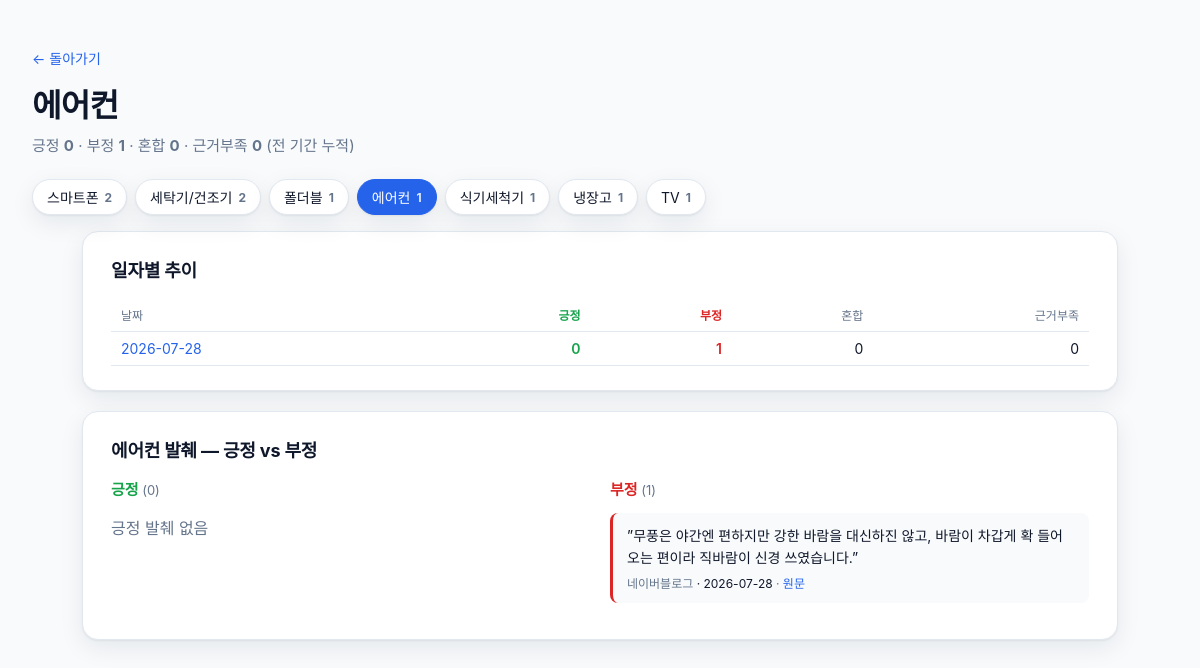
The page /category/에어컨 on the database its author committed.
### tables this page shows
CREATE TABLE category_sentiment (
  date TEXT NOT NULL,
  category TEXT NOT NULL,
  positive INTEGER NOT NULL,
  negative INTEGER NOT NULL,
  mixed INTEGER NOT NULL,
  unclear INTEGER NOT NULL,
  PRIMARY KEY (date, category)
);

CREATE TABLE excerpts (
  id INTEGER PRIMARY KEY AUTOINCREMENT,
  date TEXT NOT NULL,
  sentiment TEXT NOT NULL CHECK(sentiment IN ('positive','negative')),
  category TEXT NOT NULL,
  source TEXT,
  text TEXT NOT NULL,
  url TEXT
);

### viewer/app.py (the view)
@app.get("/category/{category:path}", response_class=HTMLResponse)
def category_detail(request: Request, category: str):
    data = fetch_category(category)
    return templates.TemplateResponse(
        request,
        "category.html",
        {"category": category, "categories": fetch_categories(), **data},
    )

### viewer/templates/category.html (shortened to what this page needs)
<!doctype html>
<html lang="ko">
<head>
  <link rel="stylesheet" href="/static/style.css" />
</head>
<body>
  <header class="page-header detail">
    <a class="back" href="/">← 돌아가기</a>
    <h1>{{ category }}</h1>
    <p class="subtitle">
      긍정 <strong class="pos">{{ totals.positive }}</strong> ·
      부정 <strong class="neg">{{ totals.negative }}</strong> ·
      혼합 <strong>{{ totals.mixed }}</strong> ·
      근거부족 <strong>{{ totals.unclear }}</strong>
      <span class="muted">(전 기간 누적)</span>
    </p>
  </header>
  {% if categories %}
  <nav class="cat-nav">
    {% for c in categories %}
      <a class="cat-chip {% if c.category == category %}on{% endif %}" href="/category/{{ c.category }}">
        {{ c.category }} <span class="cnt">{{ c.total }}</span>
      </a>
    {% endfor %}
  </nav>
  {% endif %}
  <main class="detail-main">
    <section class="block">
      <h2>일자별 추이</h2>
      <table class="matrix">
        <thead>
          <tr>
            <th>날짜</th>
            <th class="pos">긍정</th>
            <th class="neg">부정</th>
            <th>혼합</th>
            <th>근거부족</th>
          </tr>
        </thead>
        <tbody>
          {% for row in by_day %}
          <tr>
            <td><a href="/day/{{ row.date }}">{{ row.date }}</a></td>
            <td class="pos">{{ row.positive }}</td>
            <td class="neg">{{ row.negative }}</td>
            <td>{{ row.mixed }}</td>
            <td>{{ row.unclear }}</td>
          </tr>
          {% endfor %}
        </tbody>
      </table>
    </section>
    <section class="block excerpts">
      <h2>{{ category }} 발췌 — 긍정 vs 부정</h2>
      <div class="two-col">
        <div class="col pos-col">
          <h3>긍정 <span class="count">({{ excerpts_positive|length }})</span></h3>
          {% if excerpts_positive %}
            {% for e in excerpts_positive %}
            <article class="excerpt pos">
              <blockquote>”{{ e.text|mask_store }}”</blockquote>
              <div class="meta">
                <span class="src">{{ e.source|fmt_source or "출처 미상" }}</span>
                <span class="cat">· {{ e.date }}</span>
                {% if e.url %}
                  · <a href="{{ e.url }}" target="_blank" rel="noopener">원문</a>
                {% endif %}
              </div>
            </article>
            {% endfor %}
          {% else %}
            <p class="muted">긍정 발췌 없음</p>
          {% endif %}
        </div>
        <div class="col neg-col">
          <h3>부정 <span class="count">({{ excerpts_negative|length }})</span></h3>
          {% if excerpts_negative %}
            {% for e in excerpts_negative %}
            <article class="excerpt neg">
              <blockquote>”{{ e.text|mask_store }}”</blockquote>
              <div class="meta">
                <span class="src">{{ e.source|fmt_source or "출처 미상" }}</span>
                <span class="cat">· {{ e.date }}</span>
                {% if e.url %}
                  · <a href="{{ e.url }}" target="_blank" rel="noopener">원문</a>
                {% endif %}
              </div>
            </article>
            {% endfor %}
          {% else %}
            <p class="muted">부정 발췌 없음</p>
          {% endif %}
        </div>
      </div>
    </section>
  </main>
</body>
</html>

### viewer/static/style.css (style rules this page uses)
:root { --pos: #16a34a; --neg: #dc2626; --warn: #d97706; --ink: #0f172a; --muted: #64748b; --bg: #f8fafc; --card: #ffffff; --line: #e2e8f0; --accent: #2563eb; --shadow: 0 1px 2px rgba(15,23,42,.06), 0 8px 24px rgba(15,23,42,.08); }
* { box-sizing: border-box; }
html, body { margin: 0; padding: 0; background: var(--bg); color: var(--ink); font-family: "Apple SD Gothic Neo", "맑은 고딕", "Malgun Gothic", -apple-system, BlinkMacSystemFont, "Segoe UI", Roboto, "Helvetica Neue", Arial, sans-serif; -webkit-font-smoothing: antialiased; }
a { color: var(--accent); text-decoration: none; }
.page-header { padding: 48px 32px 24px; max-width: 1280px; margin: 0 auto; }
.page-header h1 { font-size: 32px; margin: 0 0 8px; letter-spacing: -0.02em; }
.page-header .subtitle { margin: 0; color: var(--muted); font-size: 15px; }
.page-header.detail .back { display: inline-block; margin-bottom: 12px; font-size: 14px; }
.muted { color: var(--muted); }
.detail-main { max-width: 1100px; margin: 0 auto; padding: 0 32px 64px; }
.block { background: var(--card); border: 1px solid var(--line); border-radius: 16px; padding: 24px 28px; margin-bottom: 20px; box-shadow: var(--shadow); }
.block h2 { margin: 0 0 16px; font-size: 18px; letter-spacing: -0.01em; }
.matrix { width: 100%; border-collapse: collapse; font-size: 14px; }
.matrix th, .matrix td { padding: 8px 10px; text-align: right; border-bottom: 1px solid var(--line); }
.matrix th:first-child, .matrix td:first-child { text-align: left; }
.matrix th { color: var(--muted); font-weight: 500; font-size: 12px; }
.matrix .pos { color: var(--pos); font-weight: 600; }
.matrix .neg { color: var(--neg); font-weight: 600; }
.two-col { display: grid; grid-template-columns: 1fr 1fr; gap: 20px; }
.pos-col h3 { color: var(--pos); }
.neg-col h3 { color: var(--neg); }
.col h3 { margin: 0 0 14px; font-size: 15px; }
.count { color: var(--muted); font-weight: 400; font-size: 13px; }
.excerpt { border-left: 3px solid var(--line); background: #f8fafc; border-radius: 8px; padding: 12px 14px; margin-bottom: 12px; }
.excerpt.neg { border-left-color: var(--neg); }
.excerpt blockquote { margin: 0 0 6px; font-size: 14px; line-height: 1.55; }
.excerpt .meta { font-size: 12px; color: var(--muted); }
.excerpt .cat { color: var(--ink); }
.cat-nav { max-width: 1280px; margin: 0 auto 8px; padding: 0 32px 8px; display: flex; flex-wrap: wrap; gap: 8px; }
.cat-chip { display: inline-flex; align-items: center; gap: 6px; padding: 7px 14px; background: var(--card); border: 1px solid var(--line); border-radius: 999px; box-shadow: var(--shadow); font-size: 14px; color: var(--ink); }
.cat-chip.on { background: var(--accent); color: #fff; border-color: var(--accent); }
.cat-chip .cnt { font-size: 12px; font-weight: 700; color: var(--muted); }
.cat-chip.on .cnt { color: #dbeafe; }

### rows shown on the page
category_sentiment: category "스마트폰", total "2"
category_sentiment: category "세탁기/건조기", total "2"
category_sentiment: category "폴더블", total "1"
category_sentiment: category "에어컨", total "1", date "2026-07-28", positive "0", negative "1", mixed "0", unclear "0"
category_sentiment: category "식기세척기", total "1"
category_sentiment: category "냉장고", total "1"
excerpts: text|mask_store "무풍은 야간엔 편하지만 강한 바람을 대신하진 않고, 바람이 차갑게 확 들어오는 편이라 직바람이 신경 쓰였습니다.", source|fmt_source "네이버블로그", date "2026-07-28"

### other values the page prints
{{ category }} "에어컨"
{{ totals.positive }} "0"
{{ totals.negative }} "1"
{{ totals.mixed }} "0"
{{ totals.unclear }} "0"
{{ c.category }} "TV"
{{ c.total }} "1"
{{ excerpts_positive|length }} "0"
{{ excerpts_negative|length }} "1"
